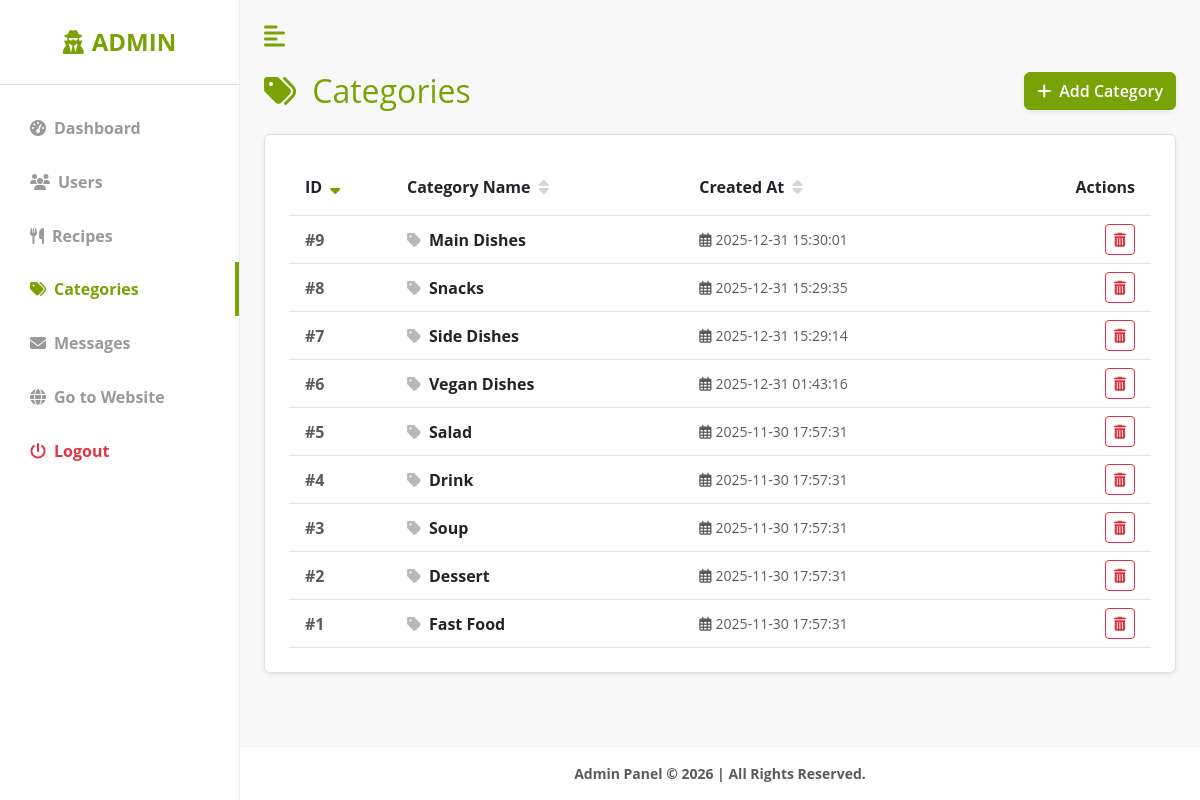
The page /recipe_of_the_day/admin/categories/index.php (signed in) on the database its author committed.
### tables this page shows
CREATE TABLE `categories` (
  `id` int unsigned NOT NULL AUTO_INCREMENT,
  `name` varchar(50) NOT NULL,
  `created_at` datetime DEFAULT CURRENT_TIMESTAMP,
  PRIMARY KEY (`id`),
  UNIQUE KEY `name` (`name`)
);

### recipe_of_the_day/admin/categories/index.php (the view, shortened to what this page needs)
<?php
require_once "../header.php";
$limit = 10;
$page = isset($_GET['page']) && is_numeric($_GET['page']) ? (int)$_GET['page'] : 1;
$offset = ($page - 1) * $limit;
$sort = isset($_GET['sort']) ? $_GET['sort'] : 'id';
$order = isset($_GET['order']) ? strtoupper($_GET['order']) : 'DESC';
$order = ($order === 'ASC') ? 'ASC' : 'DESC';
$next_order = ($order === 'ASC') ? 'DESC' : 'ASC';
$sql = "SELECT * FROM categories ORDER BY $sort $order LIMIT :limit OFFSET :offset";
$stmt = $pdo->prepare($sql);
$stmt->bindValue(':limit', $limit, PDO::PARAM_INT);
$stmt->bindValue(':offset', $offset, PDO::PARAM_INT);
$stmt->execute();
$categories = $stmt->fetchAll();
function sortIcon($column, $current_sort, $current_order) {
    if ($column !== $current_sort) return '<i class="fas fa-sort text-muted opacity-25 ms-1"></i>';
    return $current_order === 'ASC' ? '<i class="fas fa-sort-up primary-text ms-1"></i>' : '<i class="fas fa-sort-down primary-text ms-1"></i>';
}
?>
<div class="d-flex justify-content-between align-items-center mb-4">
    <h1 class="fs-2 m-0 primary-text">
    <i class="fas fa-tags me-2 primary-text"></i> Categories
</h1>
    <a href="create.php" class="btn btn-primary shadow-sm"><i class="fas fa-plus me-2"></i>Add Category</a>
</div>
<div class="bg-white p-4 rounded shadow-sm border">
    <div class="table-responsive">
        <table class="table table-hover align-middle mb-0">
            <thead class="bg-light">
                <tr>
                    <th scope="col" class="py-3 ps-3">
                        <a href="?page=<?= $page ?>&sort=id&order=<?= $next_order ?>" class="text-decoration-none text-dark">ID <?= sortIcon('id', $sort, $order) ?></a>
                    </th>
                    <th scope="col" class="py-3">
                        <a href="?page=<?= $page ?>&sort=name&order=<?= $next_order ?>" class="text-decoration-none text-dark">Category Name <?= sortIcon('name', $sort, $order) ?></a>
                    </th>
                    <th scope="col" class="py-3">
                        <a href="?page=<?= $page ?>&sort=created_at&order=<?= $next_order ?>" class="text-decoration-none text-dark">Created At <?= sortIcon('created_at', $sort, $order) ?></a>
                    </th>
                    <th scope="col" class="py-3 text-end pe-3">Actions</th>
                </tr>
            </thead>
            <tbody>
                <?php if (count($categories) == 0): ?>
                    <tr><td colspan="4" class="text-center py-4 text-muted">No categories found.</td></tr>
                <?php else: foreach ($categories as $cat): ?>
                <tr>
                    <td class="ps-3 fw-bold text-muted">#<?= $cat['id'] ?></td>
                    <td class="fw-bold primary-text"><i class="fas fa-tag me-2 text-secondary opacity-50"></i><?= htmlspecialchars($cat['name']) ?></td>
                    <td class="text-muted small"><i class="far fa-calendar-alt me-1"></i><?= $cat['created_at'] ?></td>
                    <td class="text-end pe-3">
                        <a href="delete.php?id=<?= $cat['id'] ?>" class="btn btn-sm btn-outline-danger" onclick="return confirm('Delete category?');"><i class="fas fa-trash-alt"></i></a>
                    </td>
                </tr>
                <?php endforeach; endif; ?>
            </tbody>
        </table>
    </div>
</div>
<?php require_once "../footer.php"; ?>

### recipe_of_the_day/admin/admin.css (style rules this page uses)
html, body { height: 100%; margin: 0; padding: 0; font-family: 'Open Sans', sans-serif; background-color: #f8f8f8; }
:root { --main-bg-color: #79a206; --main-text-color: #79a206; --second-text-color: #999; --second-bg-color: #f9fdf5; }
a.btn.btn-primary.shadow-sm, .btn.btn-primary.shadow-sm { background-color: var(--main-bg-color) !important; border-color: var(--main-bg-color) !important; color: #ffffff !important; font-weight: 600; }
.btn.btn-sm.btn-outline-danger { color: #dc3545 !important; border-color: #dc3545 !important; background-color: transparent !important; }
thead th a .fa-sort-up, thead th a .fa-sort-down { color: var(--main-text-color) !important; }
.btn-primary.shadow-sm i.fa-plus { color: #ffffff !important; }
td.text-end.pe-3 .btn.btn-sm { margin-right: 0.25rem; }
td.text-end.pe-3 .btn.btn-sm:last-child { margin-right: 0; }
.primary-text { color: var(--main-text-color); }

### rows shown on the page
categories: id "9", name "Main Dishes", created_at "2025-12-31 15:30:01"
categories: id "8", name "Snacks", created_at "2025-12-31 15:29:35"
categories: id "7", name "Side Dishes", created_at "2025-12-31 15:29:14"
categories: id "6", name "Vegan Dishes", created_at "2025-12-31 01:43:16"
categories: id "5", name "Salad", created_at "2025-11-30 17:57:31"
categories: id "4", name "Drink", created_at "2025-11-30 17:57:31"
categories: id "3", name "Soup", created_at "2025-11-30 17:57:31"
categories: id "2", name "Dessert", created_at "2025-11-30 17:57:31"
categories: id "1", name "Fast Food", created_at "2025-11-30 17:57:31"
